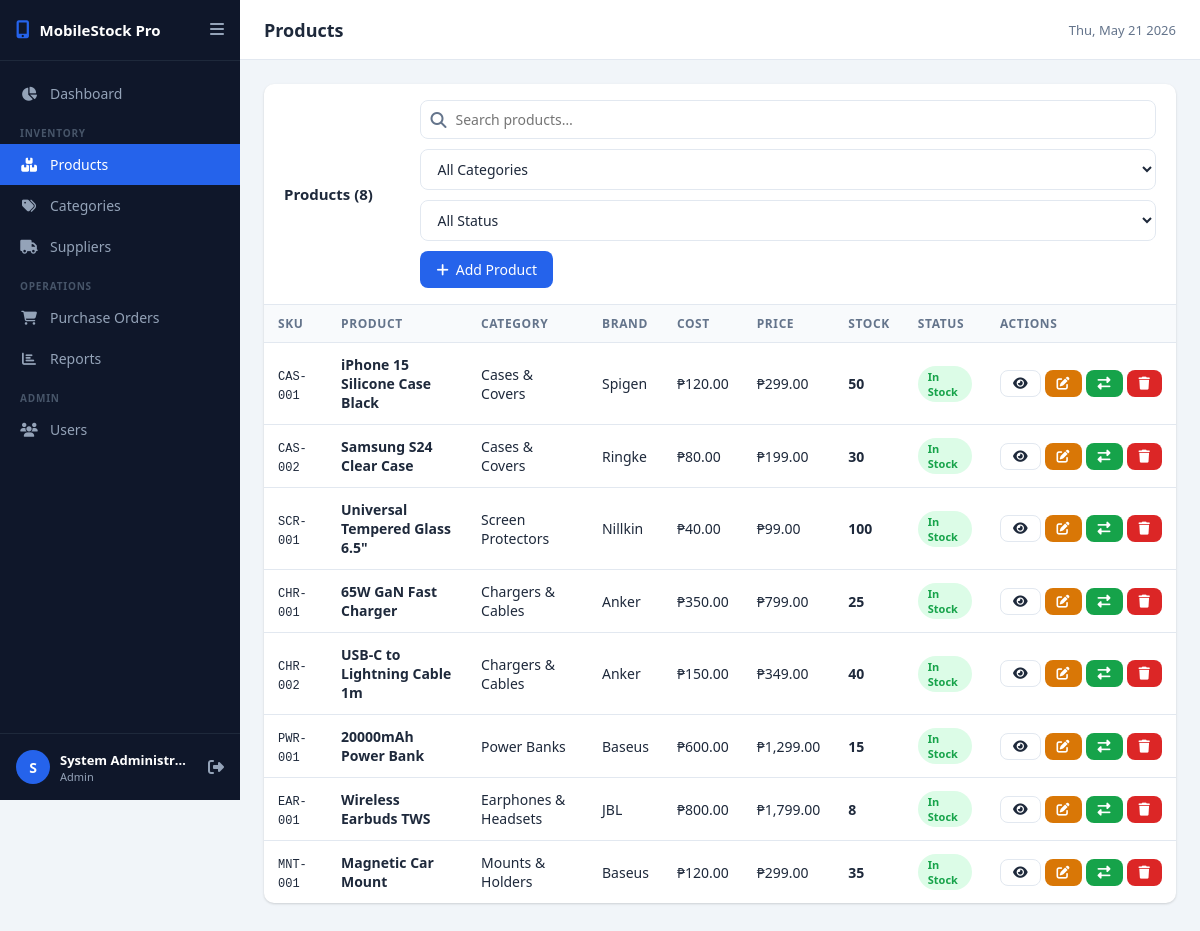
/modules/products/index.php (signed in), run on the app's committed database.
### tables this page shows
CREATE TABLE IF NOT EXISTS products (
    id INT AUTO_INCREMENT PRIMARY KEY,
    sku VARCHAR(50) NOT NULL UNIQUE,
    name VARCHAR(200) NOT NULL,
    description TEXT,
    category_id INT,
    supplier_id INT,
    brand VARCHAR(80),
    model VARCHAR(80),
    compatible_phones VARCHAR(255),
    cost_price DECIMAL(10,2) NOT NULL DEFAULT 0.00,
    selling_price DECIMAL(10,2) NOT NULL DEFAULT 0.00,
    stock_quantity INT NOT NULL DEFAULT 0,
    low_stock_threshold INT DEFAULT 10,
    image VARCHAR(255),
    barcode VARCHAR(100),
    is_active TINYINT(1) DEFAULT 1,
    created_at DATETIME DEFAULT CURRENT_TIMESTAMP,
    updated_at DATETIME DEFAULT CURRENT_TIMESTAMP ON UPDATE CURRENT_TIMESTAMP,
    FOREIGN KEY (category_id) REFERENCES categories(id) ON DELETE SET NULL,
    FOREIGN KEY (supplier_id) REFERENCES suppliers(id) ON DELETE SET NULL
);

CREATE TABLE IF NOT EXISTS categories (
    id INT AUTO_INCREMENT PRIMARY KEY,
    name VARCHAR(100) NOT NULL,
    slug VARCHAR(100) NOT NULL UNIQUE,
    description TEXT,
    icon VARCHAR(50) DEFAULT 'box',
    is_active TINYINT(1) DEFAULT 1,
    created_at DATETIME DEFAULT CURRENT_TIMESTAMP
);

### modules/products/index.php (the view, shortened to what this page needs)
<?php
require_once __DIR__ . '/../../includes/helpers.php';
$conn = getDBConnection();
$search = trim($_GET['search'] ?? '');
$page = max(1, (int)($_GET['page'] ?? 1));
$perPage = 15;
$where = ["p.is_active = 1"];
$params = [];
$types = '';
$whereSQL = implode(' AND ', $where);
$countStmt = $conn->prepare("SELECT COUNT(*) FROM products p WHERE $whereSQL");
$countStmt->execute();
$total = $countStmt->get_result()->fetch_row()[0];
$pager = paginate($total, $perPage, $page, '?');
$stmt = $conn->prepare("
    SELECT p.*, c.name AS category_name, s.name AS supplier_name
    FROM products p
    LEFT JOIN categories c ON p.category_id = c.id
    LEFT JOIN suppliers s ON p.supplier_id = s.id
    WHERE $whereSQL
    ORDER BY p.created_at DESC
    LIMIT ? OFFSET ?
");
$limitParams = array_merge($params, [$perPage, $pager['offset']]);
$limitTypes = $types . 'ii';
$stmt->bind_param($limitTypes, ...$limitParams);
$stmt->execute();
$products = $stmt->get_result();
require_once __DIR__ . '/../../includes/header.php';
?>
<div class="card">
    <div class="card-header">
        <h2 class="card-title">Products (<?= $total ?>)</h2>
        <div class="filter-bar">
            <form method="GET" style="display:contents">
                <div class="search-box">
                    <i class="fas fa-search"></i>
                    <input type="text" name="search" value="<?= sanitize($search) ?>" placeholder="Search products…" class="live-search">
                </div>
                <select name="category" onchange="this.form.submit()">
                    <option value="">All Categories</option>
                </select>
                <select name="filter" onchange="this.form.submit()">
                    <option value="">All Status</option>
                </select>
            </form>
            <a href="<?= BASE_URL ?>modules/products/create.php" class="btn btn-primary">
                <i class="fas fa-plus"></i> Add Product
            </a>
        </div>
    </div>
    <div class="table-responsive">
    <table>
        <thead>
            <tr>
                <th>SKU</th>
                <th>Product</th>
                <th>Category</th>
                <th>Brand</th>
                <th>Cost</th>
                <th>Price</th>
                <th>Stock</th>
                <th>Status</th>
                <th>Actions</th>
            </tr>
        </thead>
        <tbody>
        <?php if ($products->num_rows === 0): ?>
            <tr><td colspan="9" style="text-align:center; padding:40px; color:var(--text-muted)">
                <i class="fas fa-inbox" style="font-size:32px; display:block; margin-bottom:8px"></i>
                No products found
            </td></tr>
        <?php else: while ($p = $products->fetch_assoc()): ?>
            <tr>
                <td><code style="font-size:12px"><?= sanitize($p['sku']) ?></code></td>
                <td>
                    <strong><?= sanitize($p['name']) ?></strong>
                </td>
                <td><?= sanitize($p['category_name'] ?? '—') ?></td>
                <td><?= sanitize($p['brand'] ?? '—') ?></td>
                <td><?= formatCurrency($p['cost_price']) ?></td>
                <td><?= formatCurrency($p['selling_price']) ?></td>
                <td><strong><?= $p['stock_quantity'] ?></strong></td>
                <td><?= stockBadge($p['stock_quantity'], $p['low_stock_threshold']) ?></td>
                <td>
                    <div style="display:flex; gap:4px">
                        <a href="view.php?id=<?= $p['id'] ?>" class="btn btn-sm btn-outline" title="View"><i class="fas fa-eye"></i></a>
                        <a href="edit.php?id=<?= $p['id'] ?>" class="btn btn-sm btn-warning" title="Edit"><i class="fas fa-edit"></i></a>
                        <a href="stock.php?id=<?= $p['id'] ?>" class="btn btn-sm btn-success" title="Stock In/Out"><i class="fas fa-exchange-alt"></i></a>
                        <a href="delete.php?id=<?= $p['id'] ?>" class="btn btn-sm btn-danger" title="Delete"
                           data-confirm="Delete this product?" ><i class="fas fa-trash"></i></a>
                    </div>
                </td>
            </tr>
        <?php endwhile; endif; ?>
        </tbody>
    </table>
    </div>
</div>
<?php require_once __DIR__ . '/../../includes/footer.php'; ?>

### includes/helpers.php (shortened to what this page needs)
<?php
function sanitize(string $input): string {
    return htmlspecialchars(strip_tags(trim($input)), ENT_QUOTES, 'UTF-8');
}
function formatCurrency(float $amount): string {
    return '₱' . number_format($amount, 2);
}
function stockBadge(int $qty, int $threshold): string {
    return '<span class="badge badge-success">In Stock</span>';
}
function paginate(int $total, int $perPage, int $currentPage, string $url): array {
    $totalPages = (int) ceil($total / $perPage);
    return [
        'total'        => $total,
        'per_page'     => $perPage,
        'current_page' => $currentPage,
        'total_pages'  => $totalPages,
        'offset'       => ($currentPage - 1) * $perPage,
        'url'          => $url,
    ];
}

### assets/css/style.css (style rules this page uses)
:root { --primary: #2563eb; --primary-dark: #1d4ed8; --primary-light: #dbeafe; --secondary: #64748b; --success: #16a34a; --success-light: #dcfce7; --warning: #d97706; --warning-light: #fef3c7; --danger: #dc2626; --danger-light: #fee2e2; --info: #0891b2; --bg: #f1f5f9; --surface: #ffffff; --border: #e2e8f0; --text: #1e293b; --text-muted: #64748b; --sidebar-width: 240px; --sidebar-bg: #0f172a; --sidebar-text: #94a3b8; --sidebar-active: #2563eb; --radius: 10px; --shadow: 0 1px 3px rgba(0,0,0,.1), 0 1px 2px rgba(0,0,0,.06); --shadow-md: 0 4px 6px rgba(0,0,0,.07), 0 2px 4px rgba(0,0,0,.06); }
* { margin: 0; padding: 0; box-sizing: border-box; }
body { font-family: 'Segoe UI', system-ui, sans-serif; background: var(--bg); color: var(--text); display: flex; min-height: 100vh; }
.card { background: var(--surface); border-radius: var(--radius); box-shadow: var(--shadow); overflow: hidden; margin-bottom: 24px; }
.card-header { padding: 16px 20px; border-bottom: 1px solid var(--border); display: flex; align-items: center; justify-content: space-between; gap: 12px; flex-wrap: wrap; }
.card-title { font-size: 15px; font-weight: 600; }
.table-responsive { overflow-x: auto; }
table { width: 100%; border-collapse: collapse; font-size: 14px; }
th { background: #f8fafc; font-weight: 600; font-size: 12px; text-transform: uppercase; letter-spacing: .05em; color: var(--text-muted); padding: 10px 14px; text-align: left; white-space: nowrap; }
td { padding: 12px 14px; border-top: 1px solid var(--border); vertical-align: middle; }
input, select, textarea { border: 1px solid var(--border); border-radius: 8px; padding: 9px 12px; font-size: 14px; width: 100%; transition: border .15s, box-shadow .15s; font-family: inherit; background: var(--surface); color: var(--text); }
.btn { display: inline-flex; align-items: center; gap: 7px; padding: 9px 16px; border-radius: 8px; font-size: 14px; font-weight: 500; cursor: pointer; border: none; text-decoration: none; transition: all .15s; white-space: nowrap; }
.btn-primary { background: var(--primary); color: #fff; }
.btn-success { background: var(--success); color: #fff; }
.btn-warning { background: var(--warning); color: #fff; }
.btn-danger { background: var(--danger); color: #fff; }
.btn-outline { background: transparent; border: 1px solid var(--border); color: var(--text); }
.btn-sm { padding: 6px 12px; font-size: 13px; }
.badge { display: inline-block; padding: 3px 10px; border-radius: 20px; font-size: 11px; font-weight: 600; }
.badge-success { background: var(--success-light); color: var(--success); }
.filter-bar { display: flex; gap: 10px; flex-wrap: wrap; align-items: center; }
.search-box { position: relative; flex: 1; min-width: 200px; }
.search-box i { position: absolute; left: 10px; top: 50%; transform: translateY(-50%); color: var(--text-muted); }
.search-box input { padding-left: 34px; }

### data on the page
products: sku "CAS-001", name "iPhone 15 Silicone Case Black", category.name "Cases & Covers", brand "Spigen", cost_price "₱120.00", selling_price "₱299.00", stock_quantity "50"
products: sku "CAS-002", name "Samsung S24 Clear Case", category.name "Cases & Covers", brand "Ringke", cost_price "₱80.00", selling_price "₱199.00", stock_quantity "30"
products: sku "SCR-001", name "Universal Tempered Glass 6.5\"", category.name "Screen Protectors", brand "Nillkin", cost_price "₱40.00", selling_price "₱99.00", stock_quantity "100"
products: sku "CHR-001", name "65W GaN Fast Charger", category.name "Chargers & Cables", brand "Anker", cost_price "₱350.00", selling_price "₱799.00", stock_quantity "25"
products: sku "CHR-002", name "USB-C to Lightning Cable 1m", category.name "Chargers & Cables", brand "Anker", cost_price "₱150.00", selling_price "₱349.00", stock_quantity "40"
products: sku "PWR-001", name "20000mAh Power Bank", category.name "Power Banks", brand "Baseus", cost_price "₱600.00", selling_price "₱1,299.00", stock_quantity "15"
products: sku "EAR-001", name "Wireless Earbuds TWS", category.name "Earphones & Headsets", brand "JBL", cost_price "₱800.00", selling_price "₱1,799.00", stock_quantity "8"
products: sku "MNT-001", name "Magnetic Car Mount", category.name "Mounts & Holders", brand "Baseus", cost_price "₱120.00", selling_price "₱299.00", stock_quantity "35"

### other printed values
APP_NAME "MobileStock Pro"
substr(currentUser()['name'], 0, 1) "S"
currentUser()['name'] "System Administr…"
currentUser()['role'] "Admin"
$pageTitle "Products"
$total "8"
